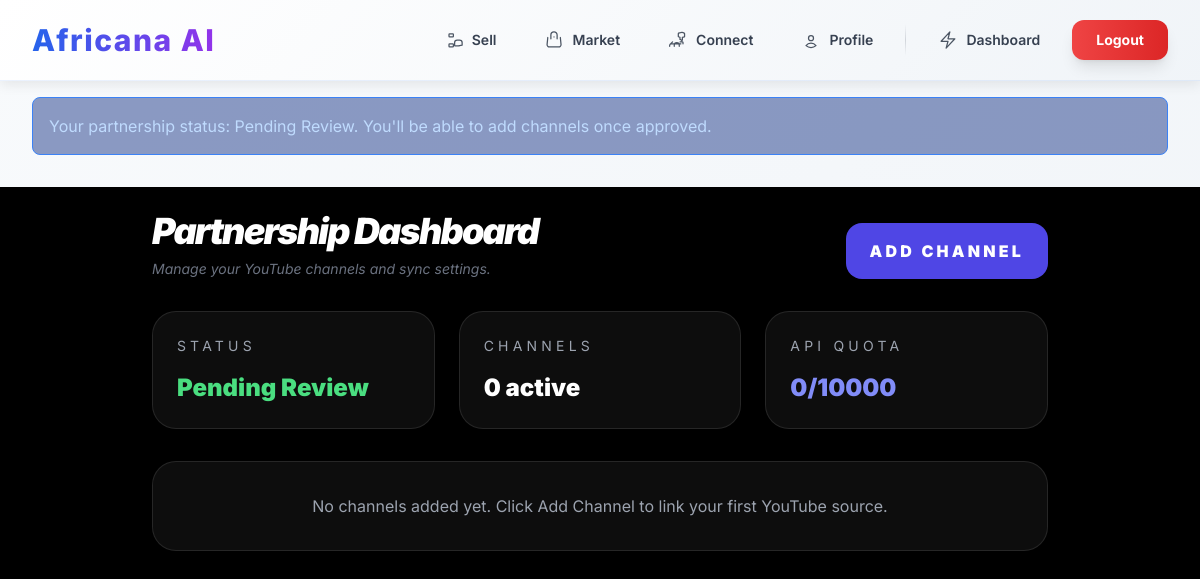
Screenshot of /social/youtube/dashboard/ (signed in) with the database file from the repository.
### social/models.py (models this page shows, shortened)
class YouTubePartnership(models.Model):
    STATUS_CHOICES = [
        ('pending', 'Pending Review'),
        ('approved', 'Approved'),
        ('rejected', 'Rejected'),
        ('suspended', 'Suspended'),
    ]
    user = models.OneToOneField(User, on_delete=models.CASCADE, related_name='youtube_partnership')
    status = models.CharField(max_length=20, choices=STATUS_CHOICES, default='pending')
    is_active = models.BooleanField(default=False)
    daily_quota_used = models.PositiveIntegerField(default=0)
    last_quota_reset = models.DateTimeField(auto_now_add=True)
    partnership_description = models.TextField(
        blank=True,
        help_text="Why do you want to partner with us?"
    )
    applied_at = models.DateTimeField(auto_now_add=True)
    approved_at = models.DateTimeField(null=True, blank=True)
    class Meta:
        ordering = ['-applied_at']

### social/views.py (the view)
# urls.py: path('youtube/dashboard/', views.youtube_partnership_dashboard, name='youtube_partnership_dashboard'),
@login_required
def youtube_partnership_dashboard(request):
    partnership = get_object_or_404(YouTubePartnership, user=request.user)
    if partnership.status != 'approved':
        messages.info(
            request,
            f"Your partnership status: {partnership.get_status_display()}. "
            "You'll be able to add channels once approved."
        )
    channels = partnership.channels.all()
    total_videos = sum(channel.videos.count() for channel in channels)
    context = {
        'partnership': partnership,
        'channels': channels,
        'can_add_channels': partnership.is_active and partnership.status == 'approved',
        'total_videos': total_videos,
    }
    return render(request, 'social/youtube_partnership_dashboard.html', context)

### social/templates/social/youtube_partnership_dashboard.html (shortened to what this page needs)
{% extends "base.html" %}
{% block content %}
<div class="min-h-screen bg-black text-white p-6 pb-24">
    <div class="max-w-4xl mx-auto">
        <div class="mb-8 flex flex-col gap-4 md:flex-row md:items-end md:justify-between">
            <div>
                <h1 class="text-4xl font-black tracking-tighter italic">Partnership Dashboard</h1>
                <p class="text-gray-500 text-sm mt-2 italic">Manage your YouTube channels and sync settings.</p>
            </div>
            <a href="{% url 'social:add_youtube_channel' %}" class="bg-indigo-600 hover:bg-indigo-500 px-6 py-4 rounded-2xl font-black uppercase tracking-[0.2em] transition-all">Add Channel</a>
        </div>
        <div class="grid grid-cols-1 gap-6 lg:grid-cols-3 mb-8">
            <div class="bg-white/5 p-6 rounded-3xl border border-white/10">
                <p class="text-sm uppercase text-gray-400 tracking-[0.3em]">Status</p>
                <p class="mt-4 text-2xl font-black text-green-400">{{ partnership.get_status_display }}</p>
            </div>
            <div class="bg-white/5 p-6 rounded-3xl border border-white/10">
                <p class="text-sm uppercase text-gray-400 tracking-[0.3em]">Channels</p>
                <p class="mt-4 text-2xl font-black text-white">{{ partnership.channels.count }} active</p>
            </div>
            <div class="bg-white/5 p-6 rounded-3xl border border-white/10">
                <p class="text-sm uppercase text-gray-400 tracking-[0.3em]">API quota</p>
                <p class="mt-4 text-2xl font-black text-indigo-400">{{ partnership.daily_quota_used }}/10000</p>
            </div>
        </div>
        {% if channels %}
            <div class="space-y-6">
                {% for channel in channels %}
                <div class="bg-white/5 rounded-3xl border border-white/10 p-6">
                    <div class="flex flex-col gap-4 md:flex-row md:items-center md:justify-between">
                        <div>
                            <h2 class="text-2xl font-black">{{ channel.channel_name }}</h2>
                            <p class="text-sm text-gray-400">{{ channel.channel_id }}</p>
                            <p class="text-xs text-gray-500 mt-2">Last synced: {{ channel.last_synced_at|default:'Never' }}</p>
                        </div>
                        <div class="flex flex-wrap gap-2 items-center">
                            <span class="px-3 py-2 bg-white/5 rounded-full text-xs uppercase tracking-[0.25em]">Sync every {{ channel.sync_frequency_hours }}h</span>
                            <form method="post" action="{% url 'social:sync_youtube_channel' channel_id=channel.id %}">
                                {% csrf_token %}
                                <button type="submit" class="px-4 py-2 bg-indigo-600 rounded-2xl text-xs font-black uppercase">Sync now</button>
                            </form>
                        </div>
                    </div>
                    <div class="mt-4 grid grid-cols-2 gap-4 sm:grid-cols-4">
                        <div class="bg-black/40 rounded-3xl p-4 text-center">
                            <div class="text-sm uppercase text-gray-400">Videos</div>
                            <div class="text-2xl font-black">{{ channel.videos.count }}</div>
                        </div>
                        <div class="bg-black/40 rounded-3xl p-4 text-center">
                            <div class="text-sm uppercase text-gray-400">Synced</div>
                            <div class="text-2xl font-black">{{ channel.total_videos_synced }}</div>
                        </div>
                        <div class="bg-black/40 rounded-3xl p-4 text-center">
                            <div class="text-sm uppercase text-gray-400">Active</div>
                            <div class="text-2xl font-black">{{ channel.is_syncing|yesno:'Yes,No' }}</div>
                        </div>
                        <div class="bg-black/40 rounded-3xl p-4 text-center">
                            <div class="text-sm uppercase text-gray-400">Added</div>
                            <div class="text-2xl font-black">{{ channel.added_at|date:'M d, Y' }}</div>
                        </div>
                    </div>
                    <div class="mt-6 flex flex-wrap gap-3">
                        <form method="post" action="{% url 'social:remove_youtube_channel' channel_id=channel.id %}">
                            {% csrf_token %}
                            <button type="submit" class="px-5 py-3 bg-red-600 hover:bg-red-500 rounded-2xl text-xs uppercase font-black">Remove</button>
                        </form>
                    </div>
                </div>
                {% endfor %}
            </div>
        {% else %}
            <div class="bg-white/5 p-8 rounded-3xl border border-white/10 text-center">
                <p class="text-gray-400">No channels added yet. Click Add Channel to link your first YouTube source.</p>
            </div>
        {% endif %}
    </div>
</div>
{% endblock %}

### templates/base.html (style rules this page uses)
body { font-family: 'Inter', sans-serif; padding-bottom: 60px; background: linear-gradient(135deg, #f8fafc 0%, #f0f4f8 100%); }
@media (min-width: 768px) { body { padding-bottom: 0; } }

### rows the page displays
YouTubePartnership: status "Pending Review", channels.count "0", daily_quota_used "0"

### other values shown
{{ message }} "Your partnership status: Pending Review. You'll be able to add channels once approved."
